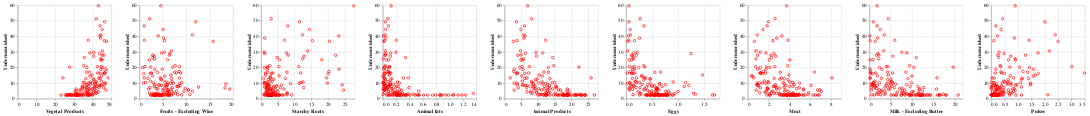

Source (notebook cell):
### Markdown cell above
Observation: The variables that are highly correlated with 'Undernourished' are Vegetable products, Vegetables, Starchy Roots, Pulses, Milk-excluding butter, Meat, Eggs, Cereals, Animal Products, Animal Fats

### Code cell
alt.Chart(new_df).mark_point().encode(
    alt.X(alt.repeat("column"), type='quantitative'),
    alt.Y(alt.repeat("row"), type='quantitative'),
    color=alt.value('red')
).properties(
    width=200,
    height=200
).repeat(
    row=['Undernourished'],
    column=['Vegetal Products','Fruits - Excluding Wine','Starchy Roots', 'Animal fats', 'Animal Products',
       'Eggs', 'Meat',
       'Milk - Excluding Butter',
       'Pulses']
)

### Figure 1 — Vega-Lite specification as saved in the notebook (floating-point values rounded to 4 significant figures; data arrays with more than 128 entries replaced by an {"elided": "..."} marker saying what was removed)
{"config": {"view": {"continuousWidth": 400, "continuousHeight": 300}}, "repeat": {"column": ["Vegetal Products", "Fruits - Excluding Wine", "Starchy Roots", "Animal fats", "Animal Products", "Eggs", "Meat", "Milk - Excluding Butter", "Pulses"], "row": ["Undernourished"]}, "spec": {"data": {"name": "data-1641b1e436c58bc96b425e0ab91c7530"}, "mark": "point", "encoding": {"color": {"value": "red"}, "x": {"type": "quantitative", "field": {"repeat": "column"}}, "y": {"type": "quantitative", "field": {"repeat": "row"}}}, "height": 200, "width": 200}, "$schema": "https://vega.github.io/schema/vega-lite/v4.8.1.json", "datasets": {"data-1641b1e436c58bc96b425e0ab91c7530": {"elided": "154 records"}}}
